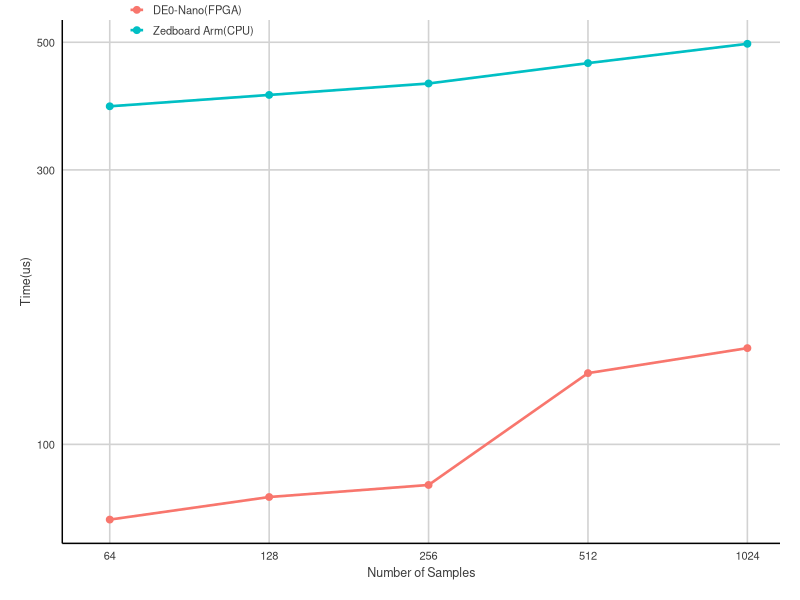

Generate this figure with R:
library(ggplot2)
require(grid)
library(ggthemes)

df <- read.csv("CL_1DFIR_Profiling.csv",header=TRUE,sep=",")
pdf("CL_1DFIR_Profiling.pdf",width=4,height=3)

p<-ggplot(data=df,aes(group=factor(Device),color=factor(Device),x=Samples,y=Time))+
  geom_line(size=0.9)+
  geom_point(size=2)+
  scale_x_log10(breaks=c(64,128,256,512,1024),limits=c(60,1024),labels=c("64","128","256","512","1024"))+
  scale_y_log10()+
  scale_color_hue();

p + theme_fivethirtyeight() %+replace% theme(axis.title=element_text(),axis.title.y=theme_bw()$axis.title.y) +
  ylab('Time(us)')+xlab('Number of Samples')+
  theme(
    legend.position=c(0.18,1.0),
    legend.title=element_blank(),
    legend.background = element_rect(fill="transparent"),
    legend.key=element_blank(),
    legend.key.width=unit(0.4,"cm"),
    legend.key.height=unit(0.3,"cm"),
    plot.background=element_blank(),
    text = element_text(size=9),
    axis.text.x=element_text(angle=0,hjust=0.5,size=8),
    axis.text.y=element_text(angle=0,hjust=1,size=8),
    legend.text=element_text(size=8)) +
  theme(axis.line.x = element_line(color = 'black',size=0.5, linetype='solid'),axis.line.y = element_line(color = 'black',size=0.5, linetype='solid'))+
  theme(axis.line = element_line(colour = "black"),
        panel.border = element_blank(),
        panel.background = element_blank())+
  guides(
    color=guide_legend(ncol=1))
# + theme(axis.line.x = element_line(color = 'black'),
#       axis.line.y = element_line(color = 'black'))
